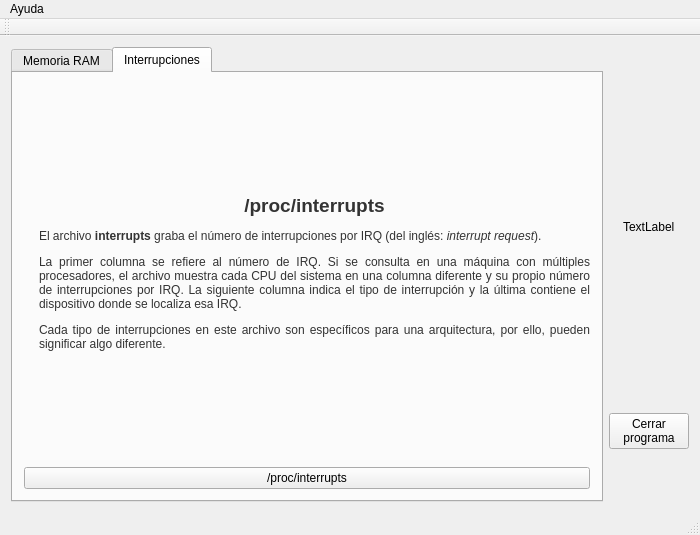
<?xml version="1.0" encoding="UTF-8"?>
<ui version="4.0">
 <class>MainWindow</class>
 <widget class="QMainWindow" name="MainWindow">
  <property name="geometry">
   <rect>
    <x>0</x>
    <y>0</y>
    <width>700</width>
    <height>535</height>
   </rect>
  </property>
  <property name="minimumSize">
   <size>
    <width>700</width>
    <height>535</height>
   </size>
  </property>
  <property name="maximumSize">
   <size>
    <width>1000</width>
    <height>650</height>
   </size>
  </property>
  <property name="baseSize">
   <size>
    <width>700</width>
    <height>535</height>
   </size>
  </property>
  <property name="windowTitle">
   <string>MainWindow</string>
  </property>
  <widget class="QWidget" name="centralWidget">
   <layout class="QHBoxLayout" name="horizontalLayout">
    <item>
     <widget class="QTabWidget" name="tabWidget">
      <property name="currentIndex">
       <number>1</number>
      </property>
      <widget class="QWidget" name="tab">
       <attribute name="title">
        <string>Memoria RAM</string>
       </attribute>
       <layout class="QVBoxLayout" name="verticalLayout_3">
        <item>
         <layout class="QVBoxLayout" name="verticalLayout_2">
          <item>
           <widget class="QLabel" name="memInfoDescription">
            <property name="autoFillBackground">
             <bool>false</bool>
            </property>
            <property name="text">
             <string>&lt;html&gt;&lt;head/&gt;&lt;body&gt;&lt;p align=&quot;center&quot;&gt;&lt;span style=&quot; font-family:'liberation sans,Myriad ,Bitstream Vera Sans,Lucida Grande,verdana,Luxi Sans,Trebuchet MS,helvetica,verdana,arial,sans-serif'; font-size:14pt; font-weight:600; color:#333333;&quot;&gt;/proc/meminfo&lt;/span&gt;&lt;/p&gt;&lt;p align=&quot;justify&quot;&gt;&lt;span style=&quot; font-family:'liberation sans,Myriad ,Bitstream Vera Sans,Lucida Grande,verdana,Luxi Sans,Trebuchet MS,helvetica,verdana,arial,sans-serif'; font-size:12px; color:#333333;&quot;&gt;El archivo &lt;/span&gt;&lt;span style=&quot; font-family:'liberation sans,Myriad ,Bitstream Vera Sans,Lucida Grande,verdana,Luxi Sans,Trebuchet MS,helvetica,verdana,arial,sans-serif'; font-size:12px; font-weight:600; color:#333333;&quot;&gt;meminfo&lt;/span&gt;&lt;span style=&quot; font-family:'liberation sans,Myriad ,Bitstream Vera Sans,Lucida Grande,verdana,Luxi Sans,Trebuchet MS,helvetica,verdana,arial,sans-serif'; font-size:12px; color:#333333;&quot;&gt; es uno de los más utilizados en el directorio &lt;/span&gt;&lt;span style=&quot; font-family:'liberation sans,Myriad ,Bitstream Vera Sans,Lucida Grande,verdana,Luxi Sans,Trebuchet MS,helvetica,verdana,arial,sans-serif'; font-size:12px; font-weight:600; color:#333333;&quot;&gt;/proc/&lt;/span&gt;&lt;span style=&quot; font-family:'liberation sans,Myriad ,Bitstream Vera Sans,Lucida Grande,verdana,Luxi Sans,Trebuchet MS,helvetica,verdana,arial,sans-serif'; font-size:12px; color:#333333;&quot;&gt;. Este archivo reporta una gran cantidad de información acerca del uso de la memoria RAM.&lt;/span&gt;&lt;/p&gt;&lt;p align=&quot;justify&quot;&gt;&lt;span style=&quot; font-family:'liberation sans,Myriad ,Bitstream Vera Sans,Lucida Grande,verdana,Luxi Sans,Trebuchet MS,helvetica,verdana,arial,sans-serif'; font-size:12px; color:#333333;&quot;&gt;Para obtener más información acerca del contenido de este archivo, se puede consultar el siguiente enlace: &lt;/span&gt;&lt;a href=&quot;https://www.centos.org/docs/5/html/5.1/Deployment_Guide/s2-proc-meminfo.html&quot;&gt;&lt;span style=&quot; text-decoration: underline; color:#0000ff;&quot;&gt;/proc/meminfo&lt;/span&gt;&lt;/a&gt;&lt;span style=&quot; font-family:'liberation sans,Myriad ,Bitstream Vera Sans,Lucida Grande,verdana,Luxi Sans,Trebuchet MS,helvetica,verdana,arial,sans-serif'; font-size:12px; color:#333333;&quot;&gt;.&lt;/span&gt;&lt;/p&gt;&lt;/body&gt;&lt;/html&gt;</string>
            </property>
            <property name="textFormat">
             <enum>Qt::AutoText</enum>
            </property>
            <property name="scaledContents">
             <bool>false</bool>
            </property>
            <property name="wordWrap">
             <bool>true</bool>
            </property>
            <property name="margin">
             <number>15</number>
            </property>
            <property name="indent">
             <number>15</number>
            </property>
            <property name="openExternalLinks">
             <bool>true</bool>
            </property>
           </widget>
          </item>
          <item>
           <widget class="QPushButton" name="memInfoButton">
            <property name="toolTip">
             <string>&lt;html&gt;&lt;head/&gt;&lt;body&gt;&lt;p align=&quot;justify&quot;&gt;Inicia una nueva ventana que monitorea el archivo &lt;span style=&quot; font-weight:600;&quot;&gt;/proc/meminfo/&lt;/span&gt; cada dos segundos.&lt;/p&gt;&lt;/body&gt;&lt;/html&gt;</string>
            </property>
            <property name="text">
             <string>Observar contenido</string>
            </property>
           </widget>
          </item>
         </layout>
        </item>
       </layout>
      </widget>
      <widget class="QWidget" name="tab2">
       <attribute name="title">
        <string>Interrupciones</string>
       </attribute>
       <layout class="QVBoxLayout" name="verticalLayout_5">
        <item>
         <layout class="QVBoxLayout" name="verticalLayout_4">
          <item>
           <widget class="QLabel" name="interruptsDescription">
            <property name="autoFillBackground">
             <bool>false</bool>
            </property>
            <property name="text">
             <string>&lt;html&gt;&lt;head/&gt;&lt;body&gt;&lt;p align=&quot;center&quot;&gt;&lt;span style=&quot; font-family:'liberation sans,Myriad ,Bitstream Vera Sans,Lucida Grande,verdana,Luxi Sans,Trebuchet MS,helvetica,verdana,arial,sans-serif'; font-size:14pt; font-weight:600; color:#333333;&quot;&gt;/proc/interrupts&lt;/span&gt;&lt;/p&gt;&lt;p align=&quot;justify&quot;&gt;&lt;span style=&quot; font-family:'liberation sans,Myriad ,Bitstream Vera Sans,Lucida Grande,verdana,Luxi Sans,Trebuchet MS,helvetica,verdana,arial,sans-serif'; font-size:12px; color:#333333;&quot;&gt;El archivo &lt;/span&gt;&lt;span style=&quot; font-family:'liberation sans,Myriad ,Bitstream Vera Sans,Lucida Grande,verdana,Luxi Sans,Trebuchet MS,helvetica,verdana,arial,sans-serif'; font-size:12px; font-weight:600; color:#333333;&quot;&gt;interrupts&lt;/span&gt;&lt;span style=&quot; font-family:'liberation sans,Myriad ,Bitstream Vera Sans,Lucida Grande,verdana,Luxi Sans,Trebuchet MS,helvetica,verdana,arial,sans-serif'; font-size:12px; color:#333333;&quot;&gt; graba el número de interrupciones por IRQ (del inglés: &lt;/span&gt;&lt;span style=&quot; font-family:'liberation sans,Myriad ,Bitstream Vera Sans,Lucida Grande,verdana,Luxi Sans,Trebuchet MS,helvetica,verdana,arial,sans-serif'; font-size:12px; font-style:italic; color:#333333;&quot;&gt;interrupt request&lt;/span&gt;&lt;span style=&quot; font-family:'liberation sans,Myriad ,Bitstream Vera Sans,Lucida Grande,verdana,Luxi Sans,Trebuchet MS,helvetica,verdana,arial,sans-serif'; font-size:12px; color:#333333;&quot;&gt;).&lt;/span&gt;&lt;/p&gt;&lt;p align=&quot;justify&quot;&gt;&lt;span style=&quot; font-family:'liberation sans,Myriad ,Bitstream Vera Sans,Lucida Grande,verdana,Luxi Sans,Trebuchet MS,helvetica,verdana,arial,sans-serif'; font-size:12px; color:#333333;&quot;&gt;La primer columna se refiere al número de IRQ. Si se consulta en una máquina con múltiples procesadores, el archivo muestra cada CPU del sistema en una columna diferente y su propio número de interrupciones por IRQ. La siguiente columna indica el tipo de interrupción y la última contiene el dispositivo donde se localiza esa IRQ.&lt;/span&gt;&lt;/p&gt;&lt;p align=&quot;justify&quot;&gt;&lt;span style=&quot; font-family:'liberation sans,Myriad ,Bitstream Vera Sans,Lucida Grande,verdana,Luxi Sans,Trebuchet MS,helvetica,verdana,arial,sans-serif'; font-size:12px; color:#333333;&quot;&gt;Cada tipo de interrupciones en este archivo son específicos para una arquitectura, por ello, pueden significar algo diferente.&lt;/span&gt;&lt;/p&gt;&lt;/body&gt;&lt;/html&gt;</string>
            </property>
            <property name="textFormat">
             <enum>Qt::AutoText</enum>
            </property>
            <property name="scaledContents">
             <bool>false</bool>
            </property>
            <property name="wordWrap">
             <bool>true</bool>
            </property>
            <property name="margin">
             <number>15</number>
            </property>
            <property name="indent">
             <number>15</number>
            </property>
            <property name="openExternalLinks">
             <bool>true</bool>
            </property>
           </widget>
          </item>
          <item>
           <widget class="QPushButton" name="interruptsButton">
            <property name="text">
             <string>/proc/interrupts</string>
            </property>
           </widget>
          </item>
         </layout>
        </item>
       </layout>
      </widget>
     </widget>
    </item>
    <item>
     <layout class="QVBoxLayout" name="verticalLayout">
      <item alignment="Qt::AlignHCenter">
       <widget class="QLabel" name="imageLabel">
        <property name="maximumSize">
         <size>
          <width>256</width>
          <height>256</height>
         </size>
        </property>
        <property name="baseSize">
         <size>
          <width>256</width>
          <height>256</height>
         </size>
        </property>
        <property name="text">
         <string>TextLabel</string>
        </property>
       </widget>
      </item>
      <item>
       <widget class="QPushButton" name="pushButton_3">
        <property name="text">
         <string>Cerrar
programa</string>
        </property>
       </widget>
      </item>
     </layout>
    </item>
   </layout>
  </widget>
  <widget class="QMenuBar" name="menuBar">
   <property name="geometry">
    <rect>
     <x>0</x>
     <y>0</y>
     <width>700</width>
     <height>19</height>
    </rect>
   </property>
   <widget class="QMenu" name="menuAyuda">
    <property name="title">
     <string>Ayuda</string>
    </property>
    <addaction name="actionAcerca_de"/>
   </widget>
   <addaction name="menuAyuda"/>
  </widget>
  <widget class="QToolBar" name="mainToolBar">
   <attribute name="toolBarArea">
    <enum>TopToolBarArea</enum>
   </attribute>
   <attribute name="toolBarBreak">
    <bool>false</bool>
   </attribute>
  </widget>
  <widget class="QStatusBar" name="statusBar"/>
  <action name="actionAcerca_de">
   <property name="text">
    <string>Acerca de...</string>
   </property>
  </action>
 </widget>
 <layoutdefault spacing="6" margin="11"/>
 <resources/>
 <connections/>
</ui>
